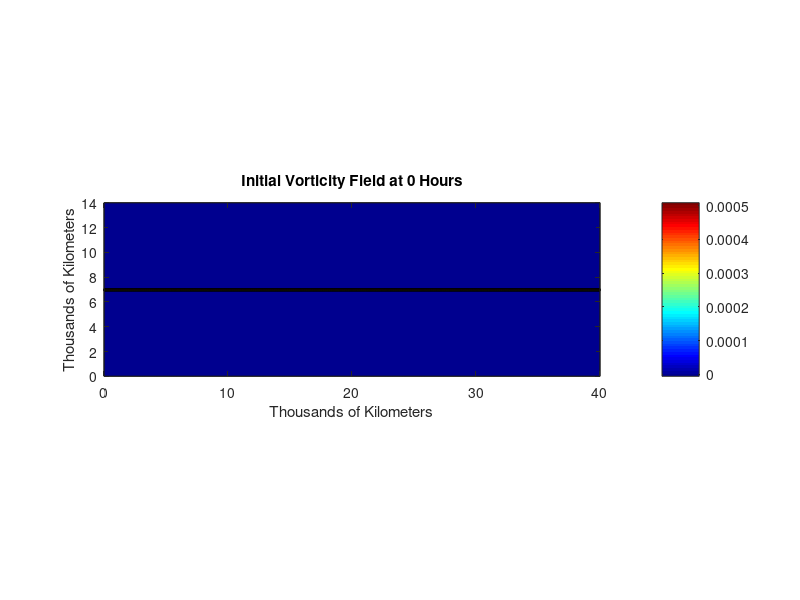

Here is the MATLAB script that generated this plot: (Note: this script raises an error after producing the figure.)
%{
    Adopted from MA360_BVEModel_DonatoRachaelsonTrafny.m to be at Earth-scale
    instead of zoomed in on a 2000 km patch.  Takes much longer to render.
%}
clc
clear
close all

%% Define constants needed for the model
Re = 6.371e06;               %Radius of Earth (m)
Omega =  7.292e-05;          %Angular velocity of Earth (s^-1)
lat = 9;                     %Latitude (degrees N) for determining beta
beta = 2*Omega*cosd(lat)/Re; % beta (df/dy) value at "lat" (1/ms)
tol = 1e-7;                  % Defines tolerance for accuracy for the relaxation method

%% Define grid characteristics.
Lx = 40000*1e03;         % Circumference of the Earth in meters
Ly = 14000*1e03;         % Pole-to-pole in meters

imax = 256;             % Number of grid points in y dir (i.e., rows)
jmax = floor(imax * (Lx/Ly));  % Number of grid points in x dir (i.e., columns)

psi = zeros(imax,jmax); %Sets size of psi grid, uses zeroes as initial guess

x = linspace(0,Lx,jmax);     % Create x grid
y = linspace(0,Ly,imax);     % Create y grid

dx = x(2)-x(1);        % Grid space distance in x (dx should equal dy).
dy = y(2)-y(1);        % Grid space distance in y (not used).

[X,Y] = meshgrid(x/1e6,y/1e6); % Create meshgrid in 1000's of km for plotting

%% Define time parameters.
dt = 120;                    % Time-step in seconds; can be decreased for finer detail
time_hrs = 256;              % Total number of hours of simulation
time_sec = time_hrs*3600;    % Total time of simulation in seconds
nmax = ceil(time_sec/dt);    % Total number of iterations needed

%% Create initial condition
xc = Lx/2;                  % Used to find center of grid
yc = Ly/2;                  % Used to find center of grid

zeta_max = 6e-04;           % Max Vorticity
a = 1;                      % Gaussian fn peak
b = imax/2;                 % Gaussian fn center
c = 1;                      % Gaussian fn width (1.0 ~~ 400km)

zeta_grid = zeros(imax, jmax); %Sets size of zeta grid

rng(1); % Freezes random seed for testing
for ii = 1:imax
    for jj = 1:jmax
        % creates random initial value between 6.18e-4 -> 5.82e-4
        zeta_o = zeta_max*(1+.06*(.5-rand));  
        % distributes that random value amongst a gaussian curve
        zeta_grid(ii,jj) = zeta_o * a * exp(-((ii-b).^2)/2*(c.^2));
    end 
end

zetamean = sum(sum(zeta_grid))/(imax*jmax); %Starts model with zero initial vorticity
zeta_grid = zeta_grid - zetamean; %Removes average vorticity from every grid point

%% Plot Initial Iteration
contourf(X,Y,zeta_grid,5)
colormap(jet)
colorbar
axis equal
header = sprintf('Initial Vorticity Field at 0 Hours');
title(header)
xlabel('Thousands of Kilometers')
ylabel('Thousands of Kilometers')

%% Model Code
Fn = -Jac_PS(psi,zeta_grid,dx)-dfdx(psi,dx)*beta; % BVE
%    Relative Vort. Adv.  Planetary Vort. Adv.

zetanp1 = zeta_grid + dt * Fn;
psinp1 = relaxationcyclic(psi,zeta_grid,dx,tol); % Uses relaxation code to get psi field

zetanm1 = zeta_grid;
zeta_grid = zetanp1;
psi = psinp1;

iterations = (time_hrs*3600)/ dt - 1;
fprintf('Total Iterations Required >> %d\n', iterations);
cit = 1; % Initiates counter for Courant number array
Cmat = zeros(1,nmax); % Array for Courant numbers to be read into

% create video
filepath = strcat('Results', num2str(time_hrs), 'H_', num2str(imax), 'x', num2str(jmax));
v = VideoWriter(filepath);
v.FrameRate = 30;
open(v);

for ii=2:nmax % Calculates
    Fn = -Jac_PS(psi,zeta_grid,dx)-dfdx(psi,dx)*beta; % BVE
    zetanp1 = zetanm1+2*dt*Fn;
    psinp1 = relaxationcyclic(psi,zetanp1,dx,tol);  
    zetanm1 = zeta_grid+0.25*(zetanm1-2*zeta_grid+zetanp1); % Time filter (provided by Dr. Guinn)    
    zeta_grid = zetanp1;
    psi = psinp1;  
    
    % Print iterations remaining
    iterations = iterations - 1;
    clc;
    fprintf('Iterations remaining: %d\n', iterations);
    
    %% Plotting code
    if mod(ii*dt,0.2*3600) == 0
        figure('visible','off') % Although paper says print 3 hours, this supresses figure and prints at .5 for fluid video
        cit = cit+1; % Counter for Courant array
        ug=-dfdy(psi,dx);
        vg=dfdx(psi,dx);
        c=max(max(sqrt(ug.^2+vg.^2))); % Calculates c
        C = c*(dt/dx); % Calculates Courant Number
        Cmat(cit) = C; % Reads Courant Number of every third iteration into array Cmat
        contourf(X,Y,zeta_grid,5) % Plots all iterations after first
        colormap(jet)
        colorbar
        header = sprintf('Vorticity Field at %d hours, C = %.4f', floor(ii*dt/3600), C);
        title(header)
        xlabel('Thousands of Kilometers')
        ylabel('Thousands of Kilometers')
        axis equal
        
        frame = getframe(gcf);
        writeVideo(v,frame);
    end
end

close(v);